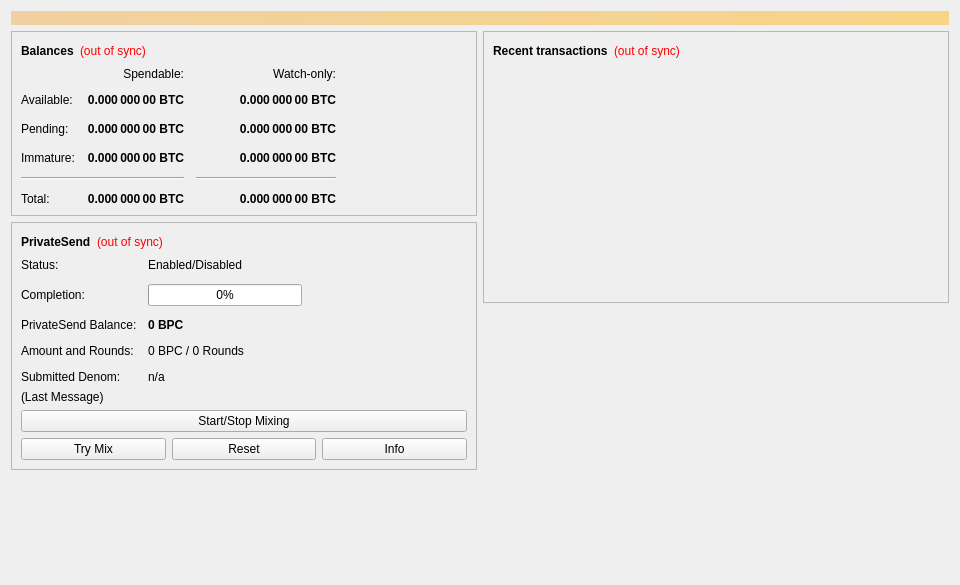
<?xml version="1.0" encoding="UTF-8"?>
<ui version="4.0">
 <class>OverviewPage</class>
 <widget class="QWidget" name="OverviewPage">
  <property name="geometry">
   <rect>
    <x>0</x>
    <y>0</y>
    <width>960</width>
    <height>585</height>
   </rect>
  </property>
  <property name="minimumSize">
   <size>
    <width>960</width>
    <height>0</height>
   </size>
  </property>
  <property name="windowTitle">
   <string>Form</string>
  </property>
  <layout class="QVBoxLayout" name="topLayout">
   <item>
    <widget class="QLabel" name="labelAlerts">
     <property name="visible">
      <bool>false</bool>
     </property>
     <property name="styleSheet">
      <string notr="true">QLabel { background-color: qlineargradient(x1: 0, y1: 0, x2: 1, y2: 0, stop:0 #F0D0A0, stop:1 #F8D488); color:#000000; }</string>
     </property>
     <property name="wordWrap">
      <bool>true</bool>
     </property>
     <property name="margin">
      <number>3</number>
     </property>
     <property name="textInteractionFlags">
      <set>Qt::TextSelectableByMouse</set>
     </property>
    </widget>
   </item>
   <item>
    <layout class="QHBoxLayout" name="horizontalLayout" stretch="1,1">
     <item>
      <layout class="QVBoxLayout" name="verticalLayout_2">
       <item>
        <widget class="QFrame" name="frame">
         <property name="frameShape">
          <enum>QFrame::StyledPanel</enum>
         </property>
         <property name="frameShadow">
          <enum>QFrame::Raised</enum>
         </property>
         <layout class="QVBoxLayout" name="verticalLayout_4">
          <item>
           <layout class="QHBoxLayout" name="horizontalLayout_4">
            <item>
             <widget class="QLabel" name="label_5">
              <property name="font">
               <font>
                <weight>75</weight>
                <bold>true</bold>
               </font>
              </property>
              <property name="text">
               <string>Balances</string>
              </property>
             </widget>
            </item>
            <item>
             <widget class="QLabel" name="labelWalletStatus">
              <property name="toolTip">
               <string>The displayed information may be out of date. Your wallet automatically synchronizes with the BopuCoin network after a connection is established, but this process has not completed yet.</string>
              </property>
              <property name="styleSheet">
               <string notr="true">QLabel { color: red; }</string>
              </property>
              <property name="text">
               <string notr="true">(out of sync)</string>
              </property>
              <property name="alignment">
               <set>Qt::AlignLeading|Qt::AlignLeft|Qt::AlignVCenter</set>
              </property>
             </widget>
            </item>
            <item>
             <spacer name="horizontalSpacer_3">
              <property name="orientation">
               <enum>Qt::Horizontal</enum>
              </property>
              <property name="sizeHint" stdset="0">
               <size>
                <width>40</width>
                <height>20</height>
               </size>
              </property>
             </spacer>
            </item>
           </layout>
          </item>
          <item>
           <layout class="QGridLayout" name="gridLayout">
            <property name="spacing">
             <number>12</number>
            </property>
            <item row="2" column="2">
             <widget class="QLabel" name="labelWatchPending">
              <property name="font">
               <font>
                <weight>75</weight>
                <bold>true</bold>
               </font>
              </property>
              <property name="cursor">
               <cursorShape>IBeamCursor</cursorShape>
              </property>
              <property name="toolTip">
               <string>Unconfirmed transactions to watch-only addresses</string>
              </property>
              <property name="text">
               <string notr="true">0.000 000 00 BTC</string>
              </property>
              <property name="alignment">
               <set>Qt::AlignRight|Qt::AlignTrailing|Qt::AlignVCenter</set>
              </property>
              <property name="textInteractionFlags">
               <set>Qt::LinksAccessibleByMouse|Qt::TextSelectableByKeyboard|Qt::TextSelectableByMouse</set>
              </property>
             </widget>
            </item>
            <item row="2" column="1">
             <widget class="QLabel" name="labelUnconfirmed">
              <property name="font">
               <font>
                <weight>75</weight>
                <bold>true</bold>
               </font>
              </property>
              <property name="cursor">
               <cursorShape>IBeamCursor</cursorShape>
              </property>
              <property name="toolTip">
               <string>Total of transactions that have yet to be confirmed, and do not yet count toward the spendable balance</string>
              </property>
              <property name="text">
               <string notr="true">0.000 000 00 BTC</string>
              </property>
              <property name="alignment">
               <set>Qt::AlignRight|Qt::AlignTrailing|Qt::AlignVCenter</set>
              </property>
              <property name="textInteractionFlags">
               <set>Qt::LinksAccessibleByMouse|Qt::TextSelectableByKeyboard|Qt::TextSelectableByMouse</set>
              </property>
             </widget>
            </item>
            <item row="3" column="2">
             <widget class="QLabel" name="labelWatchImmature">
              <property name="font">
               <font>
                <weight>75</weight>
                <bold>true</bold>
               </font>
              </property>
              <property name="cursor">
               <cursorShape>IBeamCursor</cursorShape>
              </property>
              <property name="toolTip">
               <string>Mined balance in watch-only addresses that has not yet matured</string>
              </property>
              <property name="text">
               <string notr="true">0.000 000 00 BTC</string>
              </property>
              <property name="alignment">
               <set>Qt::AlignRight|Qt::AlignTrailing|Qt::AlignVCenter</set>
              </property>
              <property name="textInteractionFlags">
               <set>Qt::LinksAccessibleByMouse|Qt::TextSelectableByKeyboard|Qt::TextSelectableByMouse</set>
              </property>
             </widget>
            </item>
            <item row="4" column="0" colspan="2">
             <widget class="Line" name="lineSpendableBalance">
              <property name="orientation">
               <enum>Qt::Horizontal</enum>
              </property>
             </widget>
            </item>
            <item row="4" column="2">
             <widget class="Line" name="lineWatchBalance">
              <property name="sizePolicy">
               <sizepolicy hsizetype="Preferred" vsizetype="Fixed">
                <horstretch>0</horstretch>
                <verstretch>0</verstretch>
               </sizepolicy>
              </property>
              <property name="minimumSize">
               <size>
                <width>140</width>
                <height>0</height>
               </size>
              </property>
              <property name="orientation">
               <enum>Qt::Horizontal</enum>
              </property>
             </widget>
            </item>
            <item row="5" column="0">
             <widget class="QLabel" name="labelTotalText">
              <property name="text">
               <string>Total:</string>
              </property>
             </widget>
            </item>
            <item row="3" column="1">
             <widget class="QLabel" name="labelImmature">
              <property name="font">
               <font>
                <weight>75</weight>
                <bold>true</bold>
               </font>
              </property>
              <property name="cursor">
               <cursorShape>IBeamCursor</cursorShape>
              </property>
              <property name="toolTip">
               <string>Mined balance that has not yet matured</string>
              </property>
              <property name="text">
               <string notr="true">0.000 000 00 BTC</string>
              </property>
              <property name="alignment">
               <set>Qt::AlignRight|Qt::AlignTrailing|Qt::AlignVCenter</set>
              </property>
              <property name="textInteractionFlags">
               <set>Qt::LinksAccessibleByMouse|Qt::TextSelectableByKeyboard|Qt::TextSelectableByMouse</set>
              </property>
             </widget>
            </item>
            <item row="2" column="3">
             <spacer name="horizontalSpacer_2">
              <property name="orientation">
               <enum>Qt::Horizontal</enum>
              </property>
              <property name="sizeHint" stdset="0">
               <size>
                <width>40</width>
                <height>20</height>
               </size>
              </property>
             </spacer>
            </item>
            <item row="3" column="0">
             <widget class="QLabel" name="labelImmatureText">
              <property name="text">
               <string>Immature:</string>
              </property>
             </widget>
            </item>
            <item row="5" column="1">
             <widget class="QLabel" name="labelTotal">
              <property name="font">
               <font>
                <weight>75</weight>
                <bold>true</bold>
               </font>
              </property>
              <property name="cursor">
               <cursorShape>IBeamCursor</cursorShape>
              </property>
              <property name="toolTip">
               <string>Your current total balance</string>
              </property>
              <property name="text">
               <string notr="true">0.000 000 00 BTC</string>
              </property>
              <property name="alignment">
               <set>Qt::AlignRight|Qt::AlignTrailing|Qt::AlignVCenter</set>
              </property>
              <property name="textInteractionFlags">
               <set>Qt::LinksAccessibleByMouse|Qt::TextSelectableByKeyboard|Qt::TextSelectableByMouse</set>
              </property>
             </widget>
            </item>
            <item row="5" column="2">
             <widget class="QLabel" name="labelWatchTotal">
              <property name="font">
               <font>
                <weight>75</weight>
                <bold>true</bold>
               </font>
              </property>
              <property name="cursor">
               <cursorShape>IBeamCursor</cursorShape>
              </property>
              <property name="toolTip">
               <string>Current total balance in watch-only addresses</string>
              </property>
              <property name="text">
               <string notr="true">0.000 000 00 BTC</string>
              </property>
              <property name="alignment">
               <set>Qt::AlignRight|Qt::AlignTrailing|Qt::AlignVCenter</set>
              </property>
              <property name="textInteractionFlags">
               <set>Qt::LinksAccessibleByMouse|Qt::TextSelectableByKeyboard|Qt::TextSelectableByMouse</set>
              </property>
             </widget>
            </item>
            <item row="0" column="2">
             <widget class="QLabel" name="labelWatchonly">
              <property name="text">
               <string>Watch-only:</string>
              </property>
              <property name="alignment">
               <set>Qt::AlignRight|Qt::AlignTrailing|Qt::AlignVCenter</set>
              </property>
             </widget>
            </item>
            <item row="1" column="0">
             <widget class="QLabel" name="labelBalanceText">
              <property name="text">
               <string>Available:</string>
              </property>
             </widget>
            </item>
            <item row="1" column="1">
             <widget class="QLabel" name="labelBalance">
              <property name="font">
               <font>
                <weight>75</weight>
                <bold>true</bold>
               </font>
              </property>
              <property name="cursor">
               <cursorShape>IBeamCursor</cursorShape>
              </property>
              <property name="toolTip">
               <string>Your current spendable balance</string>
              </property>
              <property name="text">
               <string notr="true">0.000 000 00 BTC</string>
              </property>
              <property name="alignment">
               <set>Qt::AlignRight|Qt::AlignTrailing|Qt::AlignVCenter</set>
              </property>
              <property name="textInteractionFlags">
               <set>Qt::LinksAccessibleByMouse|Qt::TextSelectableByKeyboard|Qt::TextSelectableByMouse</set>
              </property>
             </widget>
            </item>
            <item row="1" column="2">
             <widget class="QLabel" name="labelWatchAvailable">
              <property name="font">
               <font>
                <weight>75</weight>
                <bold>true</bold>
               </font>
              </property>
              <property name="cursor">
               <cursorShape>IBeamCursor</cursorShape>
              </property>
              <property name="toolTip">
               <string>Your current balance in watch-only addresses</string>
              </property>
              <property name="text">
               <string notr="true">0.000 000 00 BTC</string>
              </property>
              <property name="alignment">
               <set>Qt::AlignRight|Qt::AlignTrailing|Qt::AlignVCenter</set>
              </property>
              <property name="textInteractionFlags">
               <set>Qt::LinksAccessibleByMouse|Qt::TextSelectableByKeyboard|Qt::TextSelectableByMouse</set>
              </property>
             </widget>
            </item>
            <item row="2" column="0">
             <widget class="QLabel" name="labelPendingText">
              <property name="text">
               <string>Pending:</string>
              </property>
             </widget>
            </item>
            <item row="0" column="1">
             <widget class="QLabel" name="labelSpendable">
              <property name="text">
               <string>Spendable:</string>
              </property>
              <property name="alignment">
               <set>Qt::AlignRight|Qt::AlignTrailing|Qt::AlignVCenter</set>
              </property>
             </widget>
            </item>
           </layout>
          </item>
         </layout>
        </widget>
       </item>
       <item>
        <widget class="QFrame" name="framePrivateSend">
         <property name="layoutDirection">
          <enum>Qt::LeftToRight</enum>
         </property>
         <property name="frameShape">
          <enum>QFrame::StyledPanel</enum>
         </property>
         <property name="frameShadow">
          <enum>QFrame::Raised</enum>
         </property>
         <layout class="QVBoxLayout" name="VerticalLayout_PS1">
          <item>
           <layout class="QHBoxLayout" name="horizontalLayout_5">
            <item>
             <widget class="QLabel" name="labelPrivateSendHeader">
              <property name="font">
               <font>
                <weight>75</weight>
                <bold>true</bold>
               </font>
              </property>
              <property name="text">
               <string>PrivateSend</string>
              </property>
             </widget>
            </item>
            <item>
             <widget class="QLabel" name="labelPrivateSendSyncStatus">
              <property name="toolTip">
               <string>The displayed information may be out of date. Your wallet automatically synchronizes with the BopuCoin network after a connection is established, but this process has not completed yet.</string>
              </property>
              <property name="styleSheet">
               <string notr="true">QLabel { color: red; }</string>
              </property>
              <property name="text">
               <string notr="true">(out of sync)</string>
              </property>
              <property name="alignment">
               <set>Qt::AlignLeading|Qt::AlignLeft|Qt::AlignVCenter</set>
              </property>
             </widget>
            </item>
            <item>
             <spacer name="horizontalSpacer_4">
              <property name="orientation">
               <enum>Qt::Horizontal</enum>
              </property>
              <property name="sizeHint" stdset="0">
               <size>
                <width>40</width>
                <height>20</height>
               </size>
              </property>
             </spacer>
            </item>
           </layout>
          </item>
          <item>
           <layout class="QFormLayout" name="privateSendFormLayout">
            <property name="fieldGrowthPolicy">
             <enum>QFormLayout::AllNonFixedFieldsGrow</enum>
            </property>
            <property name="horizontalSpacing">
             <number>11</number>
            </property>
            <property name="verticalSpacing">
             <number>12</number>
            </property>
            <item row="0" column="0">
             <widget class="QLabel" name="labelPrivateSendEnabledText">
              <property name="text">
               <string>Status:</string>
              </property>
             </widget>
            </item>
            <item row="0" column="1">
             <widget class="QLabel" name="labelPrivateSendEnabled">
              <property name="text">
               <string>Enabled/Disabled</string>
              </property>
             </widget>
            </item>
            <item row="1" column="0">
             <widget class="QLabel" name="labelCompletitionText">
              <property name="text">
               <string>Completion:</string>
              </property>
             </widget>
            </item>
            <item row="1" column="1">
             <widget class="QProgressBar" name="privateSendProgress">
              <property name="maximumSize">
               <size>
                <width>154</width>
                <height>16777215</height>
               </size>
              </property>
              <property name="value">
               <number>0</number>
              </property>
             </widget>
            </item>
            <item row="2" column="0">
             <widget class="QLabel" name="labelAnonymizedText">
              <property name="text">
               <string>PrivateSend Balance:</string>
              </property>
             </widget>
            </item>
            <item row="2" column="1">
             <widget class="QLabel" name="labelAnonymized">
              <property name="font">
               <font>
                <weight>75</weight>
                <bold>true</bold>
               </font>
              </property>
              <property name="text">
               <string notr="true">0 BPC</string>
              </property>
             </widget>
            </item>
            <item row="3" column="0">
             <widget class="QLabel" name="labelAmountAndRoundsText">
              <property name="text">
               <string>Amount and Rounds:</string>
              </property>
             </widget>
            </item>
            <item row="3" column="1">
             <widget class="QLabel" name="labelAmountRounds">
              <property name="text">
               <string>0 BPC / 0 Rounds</string>
              </property>
             </widget>
            </item>
            <item row="4" column="0">
             <widget class="QLabel" name="labelSubmittedDenomText">
              <property name="text">
               <string>Submitted Denom:</string>
              </property>
             </widget>
            </item>
            <item row="4" column="1">
             <widget class="QLabel" name="labelSubmittedDenom">
              <property name="toolTip">
               <string>The denominations you submitted to the Masternode.&lt;br&gt;To mix, other users must submit the exact same denominations.</string>
              </property>
              <property name="text">
               <string>n/a</string>
              </property>
             </widget>
            </item>
           </layout>
          </item>
          <item>
           <layout class="QVBoxLayout" name="VerticalLayout_PS">
            <item>
             <widget class="QLabel" name="labelPrivateSendLastMessage">
              <property name="text">
               <string>(Last Message)</string>
              </property>
              <property name="alignment">
               <set>Qt::AlignLeading|Qt::AlignLeft|Qt::AlignTop</set>
              </property>
              <property name="wordWrap">
               <bool>true</bool>
              </property>
             </widget>
            </item>
            <item>
             <widget class="QPushButton" name="togglePrivateSend">
              <property name="sizePolicy">
               <sizepolicy hsizetype="MinimumExpanding" vsizetype="Fixed">
                <horstretch>0</horstretch>
                <verstretch>0</verstretch>
               </sizepolicy>
              </property>
              <property name="text">
               <string>Start/Stop Mixing</string>
              </property>
             </widget>
            </item>
            <item>
             <layout class="QHBoxLayout" name="horizontalLayout_debugbuttons">
              <item>
               <widget class="QPushButton" name="privateSendAuto">
                <property name="sizePolicy">
                 <sizepolicy hsizetype="MinimumExpanding" vsizetype="Fixed">
                  <horstretch>0</horstretch>
                  <verstretch>0</verstretch>
                 </sizepolicy>
                </property>
                <property name="toolTip">
                 <string>Try to manually submit a PrivateSend request.</string>
                </property>
                <property name="text">
                 <string>Try Mix</string>
                </property>
               </widget>
              </item>
              <item>
               <widget class="QPushButton" name="privateSendReset">
                <property name="sizePolicy">
                 <sizepolicy hsizetype="MinimumExpanding" vsizetype="Fixed">
                  <horstretch>0</horstretch>
                  <verstretch>0</verstretch>
                 </sizepolicy>
                </property>
                <property name="toolTip">
                 <string>Reset the current status of PrivateSend (can interrupt PrivateSend if it's in the process of Mixing, which can cost you money!)</string>
                </property>
                <property name="autoFillBackground">
                 <bool>false</bool>
                </property>
                <property name="text">
                 <string>Reset</string>
                </property>
               </widget>
              </item>
              <item>
               <widget class="QPushButton" name="privateSendInfo">
                <property name="sizePolicy">
                 <sizepolicy hsizetype="MinimumExpanding" vsizetype="Fixed">
                  <horstretch>0</horstretch>
                  <verstretch>0</verstretch>
                 </sizepolicy>
                </property>
                <property name="toolTip">
                 <string>Information about PrivateSend and Mixing</string>
                </property>
                <property name="text">
                 <string>Info</string>
                </property>
               </widget>
              </item>
             </layout>
            </item>
           </layout>
          </item>
         </layout>
        </widget>
       </item>
       <item>
        <spacer name="verticalSpacer">
         <property name="orientation">
          <enum>Qt::Vertical</enum>
         </property>
         <property name="sizeHint" stdset="0">
          <size>
           <width>20</width>
           <height>40</height>
          </size>
         </property>
        </spacer>
       </item>
      </layout>
     </item>
     <item>
      <layout class="QVBoxLayout" name="verticalLayout_3">
       <item>
        <widget class="QFrame" name="frame_2">
         <property name="frameShape">
          <enum>QFrame::StyledPanel</enum>
         </property>
         <property name="frameShadow">
          <enum>QFrame::Raised</enum>
         </property>
         <layout class="QVBoxLayout" name="verticalLayout">
          <item>
           <layout class="QHBoxLayout" name="horizontalLayout_2">
            <item>
             <widget class="QLabel" name="label_4">
              <property name="font">
               <font>
                <weight>75</weight>
                <bold>true</bold>
               </font>
              </property>
              <property name="text">
               <string>Recent transactions</string>
              </property>
             </widget>
            </item>
            <item>
             <widget class="QLabel" name="labelTransactionsStatus">
              <property name="toolTip">
               <string>The displayed information may be out of date. Your wallet automatically synchronizes with the BopuCoin network after a connection is established, but this process has not completed yet.</string>
              </property>
              <property name="styleSheet">
               <string notr="true">QLabel { color: red; }</string>
              </property>
              <property name="text">
               <string notr="true">(out of sync)</string>
              </property>
              <property name="alignment">
               <set>Qt::AlignLeading|Qt::AlignLeft|Qt::AlignVCenter</set>
              </property>
             </widget>
            </item>
            <item>
             <spacer name="horizontalSpacer">
              <property name="orientation">
               <enum>Qt::Horizontal</enum>
              </property>
              <property name="sizeHint" stdset="0">
               <size>
                <width>40</width>
                <height>20</height>
               </size>
              </property>
             </spacer>
            </item>
           </layout>
          </item>
          <item>
           <widget class="QListView" name="listTransactions">
            <property name="styleSheet">
             <string notr="true">QListView { background: transparent; }</string>
            </property>
            <property name="frameShape">
             <enum>QFrame::NoFrame</enum>
            </property>
            <property name="verticalScrollBarPolicy">
             <enum>Qt::ScrollBarAlwaysOff</enum>
            </property>
            <property name="horizontalScrollBarPolicy">
             <enum>Qt::ScrollBarAlwaysOff</enum>
            </property>
            <property name="selectionMode">
             <enum>QAbstractItemView::NoSelection</enum>
            </property>
           </widget>
          </item>
         </layout>
        </widget>
       </item>
       <item>
        <spacer name="verticalSpacer_2">
         <property name="orientation">
          <enum>Qt::Vertical</enum>
         </property>
         <property name="sizeHint" stdset="0">
          <size>
           <width>20</width>
           <height>40</height>
          </size>
         </property>
        </spacer>
       </item>
      </layout>
     </item>
    </layout>
   </item>
  </layout>
 </widget>
 <resources/>
 <connections/>
</ui>
